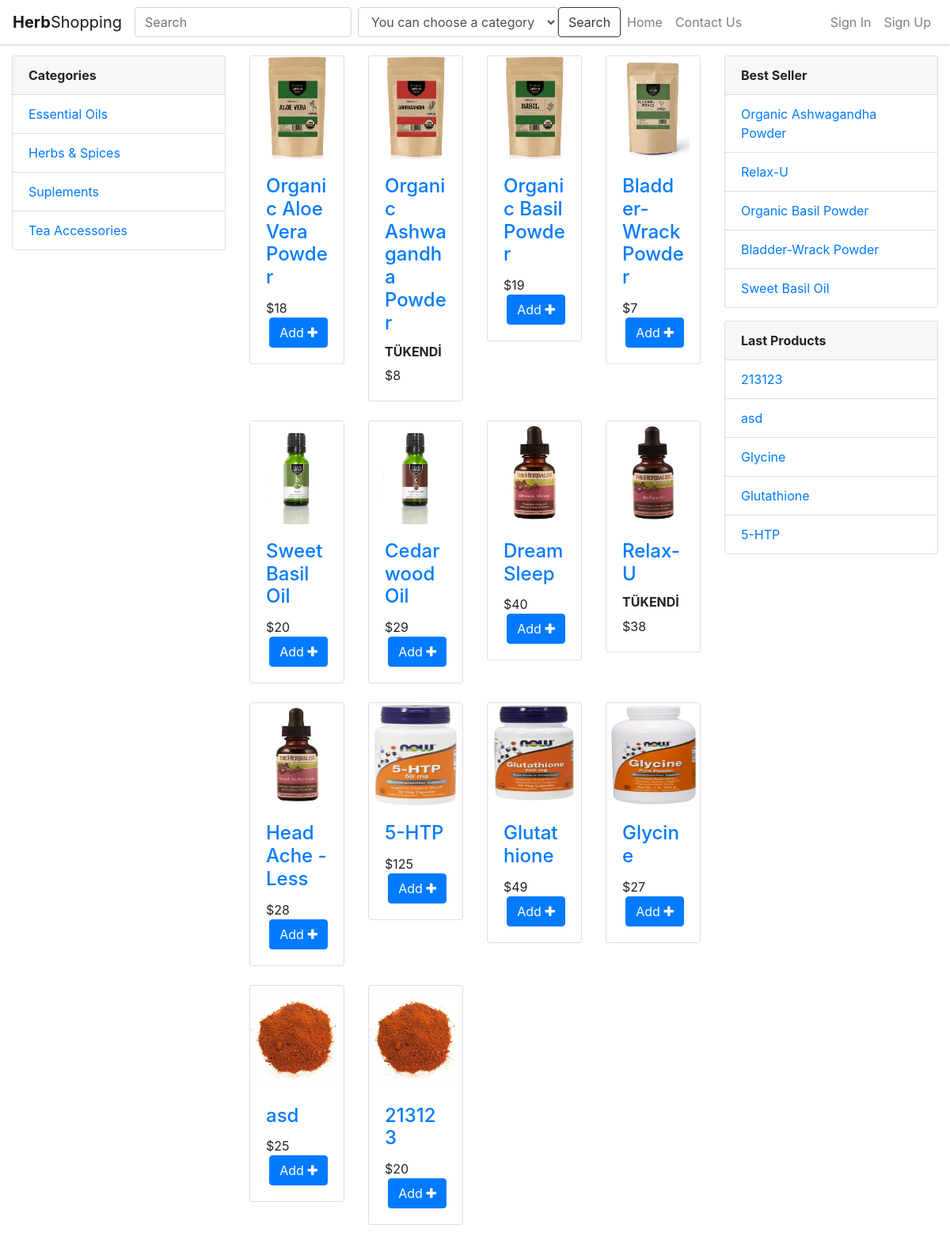
The page / on the database its author committed.
### apps/shop/models.py (models this page shows, shortened)
class Category(models.Model):
    name            = models.CharField(max_length=50)
    slug            = models.SlugField(unique=True, blank=True)
    class Meta:
        ordering = ['name']
    def get_absolute_url(self):
        return reverse('shop:categories', kwargs={'slug': self.slug})

class Item(models.Model):
    owner           = models.ForeignKey(Distributor, on_delete=models.CASCADE)
    name            = models.CharField(max_length=200)
    slug            = models.SlugField(unique=True, blank=True)
    description     = models.TextField(default='')
    price           = models.IntegerField(default=0)
    sold            = models.IntegerField(default=0)
    weight          = models.IntegerField(default=0)
    stock           = models.IntegerField(default=0)
    is_approvaled   = models.BooleanField(default=False)
    is_updated      = models.BooleanField(default=False)
    is_deleted      = models.BooleanField(default=False)
    timestamp       = models.DateTimeField(auto_now_add=True)
    updated_date    = models.DateTimeField(auto_now=True)
    category        = models.ForeignKey(Category)
    related_product = models.ForeignKey('Item', null=True, blank=True)
    image           = models.ImageField(upload_to=item_upload_location, width_field='width_field', height_field='height_field')
    width_field     = models.IntegerField(default=0)
    height_field    = models.IntegerField(default=0)
    def get_absolute_url(self):
        return reverse('shop:detail', kwargs={'slug': self.slug})

### apps/shop/views.py (the view)
# urls.py: url(r'^$', HomeView.as_view(), name='home'),
class HomeView(ListView):
    template_name = 'shop/home.html'
    queryset = Item.objects.filter(is_approvaled=True).filter(is_updated=False).filter(is_deleted=False)
    context_object_name = 'items'
    def get_context_data(self, *args, **kwargs):
        context = super(HomeView, self).get_context_data(*args ,**kwargs)
        queryset_last_5 = Item.objects.filter(is_approvaled=True).filter(is_updated=False).filter(is_deleted=False).order_by('-timestamp')[:5]
        queryset_best_seller = Item.objects.filter(is_approvaled=True).filter(is_updated=False).filter(is_deleted=False).order_by('-sold')[:5]
        context['lastfive'] = queryset_last_5
        context['bestseller'] = queryset_best_seller
        context['dist_count'] = Distributor.objects.filter(is_approveled=False).count()
        context['item_count'] = Item.objects.filter(is_approvaled=False).filter(is_deleted=False).count()
        context['item_u_count'] = Item.objects.filter(is_updated=True).filter(is_deleted=False).count()
        context['item_delete_count'] = Item.objects.filter(is_deleted=True).count()
        context['categories'] = Category.objects.all()
        return context

### apps/shop/templates/shop/home.html (shortened to what this page needs)
{% extends "base.html" %}
{% block content %}
    <div class="col-sm-3">
      <div class="card">
        <div class="card-header"><b>Categories</b></div>
        <ul class="list-group list-group-flush">
          {% for category in categories %}
          <li class="list-group-item"><a href="{{ category.get_absolute_url }}">{{ category.name }}</a></li>
          {% endfor %}
        </ul>
      </div>
    </div>
    <div class="col-md-6">
        <div class="row">
          {% for item in items %}
            <div class="col-sm-3">
              <div class="card mb-4">
                <img class="card-img-top" src="{{ item.image.url }}" width="85px" height="130px">
                <div class="card-body">
                  <h4 class="card-title"><a href="{{ item.get_absolute_url }}">{{ item.name }}</a></h4>
                  {% if item.stock == 0 %}
                  <h6><b>TÜKENDİ</b></h6>
                  {% endif %}
                  {% if not item.related_product %}
                  <span>${{ item.price }}</span>
                    {% if not item.stock == 0 %}
                    <a href="{% url 'shop:add_to_cart' item.id %}" class="btn btn-{% if item.stock == 0 %}dark{% else %}primary{% endif %} pull-right">Add
                      <i class="fa fa-plus" aria-hidden="true"></i>
                    </a>
                    {% endif %}
                  {% else %}
                  <span>${{ item.price }}</span>
                  <button type="button" class="btn btn-{% if item.stock == 0 %}dark{% else %}primary{% endif %} pull-right" data-toggle="modal" data-target="#{{item.pk}}">
                    Add <i class="fa fa-plus" aria-hidden="true"></i>
                  </button>
                  {% endif %}
                </div>
              </div>
            </div>
          {% endfor %}
      </div>
    </div>
    <div class="col-md-3">
      <div class="card mb-3">
        <div class="card-header"><b>Best Seller</b></div>
        <ul class="list-group list-group-flush">
          {% for best in bestseller %}
            <li class="list-group-item"><a href="{{ best.get_absolute_url }}">{{ best.name }}</a></li>
          {% endfor %}
        </ul>
      </div>
      <div class="card mb-3">
        <div class="card-header"><b>Last Products</b></div>
        <ul class="list-group list-group-flush">
          {% for lastitem in lastfive %}
            <li class="list-group-item"><a href="{{ lastitem.get_absolute_url }}">{{ lastitem.name }}</a></li>
          {% endfor %}
        </ul>
      </div>
    </div>
{% endblock content %}

### apps/templates/base.html (shortened to what this page needs)
<!DOCTYPE html>
<html lang="en">
<head>
  {% include "dist/css.html" %}
</head>
<body>
  {% include "include/nav.html" %}
  <div class="container-fluid">
    <div class="row">
      {% block content %}
      {% endblock content %}
    </div>
  </div>
</body>
</html>

### apps/templates/dist/css.html (shortened to what this page needs)
{% load static %}
<link rel="stylesheet" href="https://maxcdn.bootstrapcdn.com/bootstrap/4.0.0-beta.2/css/bootstrap.min.css">
<link rel="stylesheet" href="https://maxcdn.bootstrapcdn.com/font-awesome/4.7.0/css/font-awesome.min.css">
<link rel="stylesheet" href="{% static 'se301/css/style.css' %}">

### apps/templates/include/nav.html (shortened to what this page needs)
{% load static %}
<nav class="navbar fixed-top navbar-expand-md navbar-light bg-light">
  <a class="navbar-brand" href="{% url 'shop:home' %}"><b>Herb</b>Shopping</a>
  <div class="collapse navbar-collapse" id="navbarSupportedContent">
    <form method="get" action="{% url 'shop:search' %}" class="form-inline">
      <input class="form-control mr-sm-2" type="search" name="search" placeholder="Search" aria-label="Search" value="{{request.GET.search}}">
      <div class="form-group">
        <select name="category" class="form-control" id="sel1">
          <option value="0">You can choose a category</option>
        </select>
      </div>
    <button class="btn btn-outline-dark my-2 my-sm-0" type="submit">Search</button>
    </form>
    <ul class="navbar-nav">
      <li class="nav-item"><a class="nav-link" href="/">Home</a></li>
      <li class="nav-item"><a class="nav-link" href="{% url 'shop:contact_us' %}">Contact Us</a></li>
    </ul>
    {% if user.is_authenticated %}
    <ul class="navbar-nav ml-auto">
      {% if user.user_type == '4' %}
      <li class="nav-item">
        <a class="nav-link" href="{% url 'shop:cart' %}">
          {% if request.user.shopping_cart.first.items.all.count != 0 %}
          <span class="badge badge-pill badge-danger" style="margin-left:5px;">{{request.user.shopping_cart.first.items.all.count}}</span>
          {% endif %}
          <i class="fa fa-shopping-cart" aria-hidden="true"></i> Basket
        </a>
      </li>
      {% endif %}
      <li class="nav-item dropdown">
        <a class="nav-link dropdown-toggle" href="#" id="navbarDropdownMenuLink" data-toggle="dropdown" aria-haspopup="true" aria-expanded="false">
          <i class="fa fa-user"></i> {{ request.user }} </a>
        <div class="dropdown-menu dropdown-menu-right" aria-labelledby="navbarDropdownMenuLink">
          {% if user.user_type == '4' %}
          <a class="dropdown-item" href="{% url 'shop:my_orders' %}">My Previous Orders</a>
          <div class="dropdown-divider"></div>
          {% endif %}
          <a class="dropdown-item" href="{% url 'users:logout' %}" style="color:red;">Çıkış Yap</a>
        </div>
      </li>
    </ul>
  </div>
  {% else %}
  <ul class="navbar-nav ml-auto">
    <li class="nav-item"><a class="nav-link" href="{% url 'users:login' %}">Sign In</a></li>
    <li class="nav-item"><a class="nav-link" href="{% url 'users:register' %}">Sign Up</a></li>
  </ul>
  {% endif %}
</nav>

### apps/templates/dist/js.html (shortened to what this page needs)
{% load static %}

### ms/static/se301/css/style.css (style rules this page uses)
html { overflow-y: scroll; }
body { margin-top: 70px; }
.navbar { -webkit-box-shadow: 0 0px 3px 0px #999; -moz-box-shadow: 0 0px 3px 0px #999; box-shadow: 0 0px 3px 0px #999; background-color: #FFF !important; }
html { font-size: 1rem; }

### rows shown on the page
Category: name "Essential Oils"
Category: name "Herbs & Spices"
Category: name "Suplements"
Category: name "Tea Accessories"
Item: image (picture), name "Organic Aloe Vera Powder", price "18", stock "Add"
Item: image (picture), name "Organic Ashwagandha Powder", stock "TÜKENDİ", price "8"
Item: image (picture), name "Organic Basil Powder", price "19", stock "Add"
Item: image (picture), name "Bladder-Wrack Powder", price "7", stock "Add"
Item: image (picture), name "Sweet Basil Oil", price "20"
Item: image (picture), name "Cedarwood Oil", price "29", stock "Add"
Item: image (picture), name "Dream Sleep", price "40", stock "Add"
Item: image (picture), name "Relax-U", stock "TÜKENDİ", price "38"
Item: image (picture), name "Head Ache - Less", price "28", stock "Add"
Item: image (picture), name "5-HTP", price "125", stock "Add"
Item: image (picture), name "Glutathione", price "49", stock "Add"
Item: image (picture), name "Glycine", price "27"
Item: image (picture), name "asd", price "25", stock "Add"
Item: image (picture), name "213123", price "20", stock "Add"
